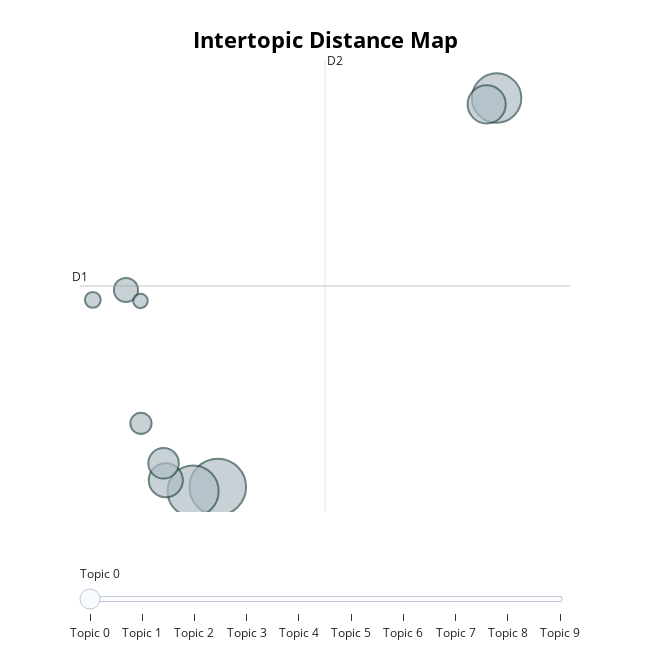

Notebook source saved alongside this figure:
### Code cell
topic_model.visualize_topics()

### Figure 1 — Plotly figure (JSON) as saved in the notebook; plotly's stock layout.template omitted (floating-point values rounded to 4 significant figures)
{"data": [{"customdata": [[0, "museum | british | london | architecture | uk", 8420], [1, "london | amp | thatmuse | history | love", 6866], [2, "art | museum | british | london | exhibition", 6441], [3, "egypt | egyptian | museum | british | london", 3823], [4, "bp | stolen | troy | british | looted", 3058], [5, "parthenon | greece | marbles | athens | acropolismuseum", 2447], [6, "blackhistory | tour | book | place | essential", 1536], [7, "manga | hokusai | japan | japanese | exhibition", 1185], [8, "munch | edvardmunch | edvard | booking | blackhistory", 664], [9, "climatemarch | bpornotbp | held | provoking | performance", 551]], "hovertemplate": "<b>Topic %{customdata[0]}</b><br>Words: %{customdata[1]}<br>Size: %{customdata[2]}", "legendgroup": "", "marker": {"color": "#B0BEC5", "line": {"color": "DarkSlateGrey", "width": 2}, "size": [8420, 6866, 6441, 3823, 3058, 2447, 1536, 1185, 664, 551], "sizemode": "area", "sizeref": 5.263, "symbol": "circle"}, "mode": "markers", "name": "", "orientation": "v", "showlegend": false, "type": "scatter", "x": [4.571, 4.034, 10.63, 10.41, 3.442, 3.393, 2.577, 2.901, 1.857, 2.891], "xaxis": "x", "y": [-4.826, -4.972, 9.07, 8.846, -4.583, -3.98, 2.214, -2.55, 1.862, 1.825], "yaxis": "y"}], "layout": {"annotations": [{"showarrow": false, "text": "D1", "x": 1.578, "y": 2.357, "yshift": 10}, {"showarrow": false, "text": "D2", "x": 6.9, "xshift": 10, "y": 10.43}], "height": 650, "hoverlabel": {"bgcolor": "white", "font": {"family": "Rockwell", "size": 16}}, "legend": {"itemsizing": "constant", "tracegroupgap": 0}, "margin": {"t": 60}, "shapes": [{"line": {"color": "#CFD8DC", "width": 2}, "type": "line", "x0": 6.9, "x1": 6.9, "y0": -5.718, "y1": 10.43}, {"line": {"color": "#9E9E9E", "width": 2}, "type": "line", "x0": 1.578, "x1": 12.22, "y0": 2.357, "y1": 2.357}], "sliders": [{"active": 0, "pad": {"t": 50}, "steps": [{"args": [{"marker.color": [["red", "#B0BEC5", "#B0BEC5", "#B0BEC5", "#B0BEC5", "#B0BEC5", "#B0BEC5", "#B0BEC5", "#B0BEC5", "#B0BEC5"]]}], "label": "Topic 0", "method": "update"}, {"args": [{"marker.color": [["#B0BEC5", "red", "#B0BEC5", "#B0BEC5", "#B0BEC5", "#B0BEC5", "#B0BEC5", "#B0BEC5", "#B0BEC5", "#B0BEC5"]]}], "label": "Topic 1", "method": "update"}, {"args": [{"marker.color": [["#B0BEC5", "#B0BEC5", "red", "#B0BEC5", "#B0BEC5", "#B0BEC5", "#B0BEC5", "#B0BEC5", "#B0BEC5", "#B0BEC5"]]}], "label": "Topic 2", "method": "update"}, {"args": [{"marker.color": [["#B0BEC5", "#B0BEC5", "#B0BEC5", "red", "#B0BEC5", "#B0BEC5", "#B0BEC5", "#B0BEC5", "#B0BEC5", "#B0BEC5"]]}], "label": "Topic 3", "method": "update"}, {"args": [{"marker.color": [["#B0BEC5", "#B0BEC5", "#B0BEC5", "#B0BEC5", "red", "#B0BEC5", "#B0BEC5", "#B0BEC5", "#B0BEC5", "#B0BEC5"]]}], "label": "Topic 4", "method": "update"}, {"args": [{"marker.color": [["#B0BEC5", "#B0BEC5", "#B0BEC5", "#B0BEC5", "#B0BEC5", "red", "#B0BEC5", "#B0BEC5", "#B0BEC5", "#B0BEC5"]]}], "label": "Topic 5", "method": "update"}, {"args": [{"marker.color": [["#B0BEC5", "#B0BEC5", "#B0BEC5", "#B0BEC5", "#B0BEC5", "#B0BEC5", "red", "#B0BEC5", "#B0BEC5", "#B0BEC5"]]}], "label": "Topic 6", "method": "update"}, {"args": [{"marker.color": [["#B0BEC5", "#B0BEC5", "#B0BEC5", "#B0BEC5", "#B0BEC5", "#B0BEC5", "#B0BEC5", "red", "#B0BEC5", "#B0BEC5"]]}], "label": "Topic 7", "method": "update"}, {"args": [{"marker.color": [["#B0BEC5", "#B0BEC5", "#B0BEC5", "#B0BEC5", "#B0BEC5", "#B0BEC5", "#B0BEC5", "#B0BEC5", "red", "#B0BEC5"]]}], "label": "Topic 8", "method": "update"}, {"args": [{"marker.color": [["#B0BEC5", "#B0BEC5", "#B0BEC5", "#B0BEC5", "#B0BEC5", "#B0BEC5", "#B0BEC5", "#B0BEC5", "#B0BEC5", "red"]]}], "label": "Topic 9", "method": "update"}]}], "title": {"font": {"color": "Black", "size": 22}, "text": "<b>Intertopic Distance Map", "x": 0.5, "xanchor": "center", "y": 0.95, "yanchor": "top"}, "width": 650, "xaxis": {"anchor": "y", "domain": [0, 1], "range": [1.578, 12.22], "title": {"text": ""}, "visible": false}, "yaxis": {"anchor": "x", "domain": [0, 1], "range": [-5.718, 10.43], "title": {"text": ""}, "visible": false}}}
